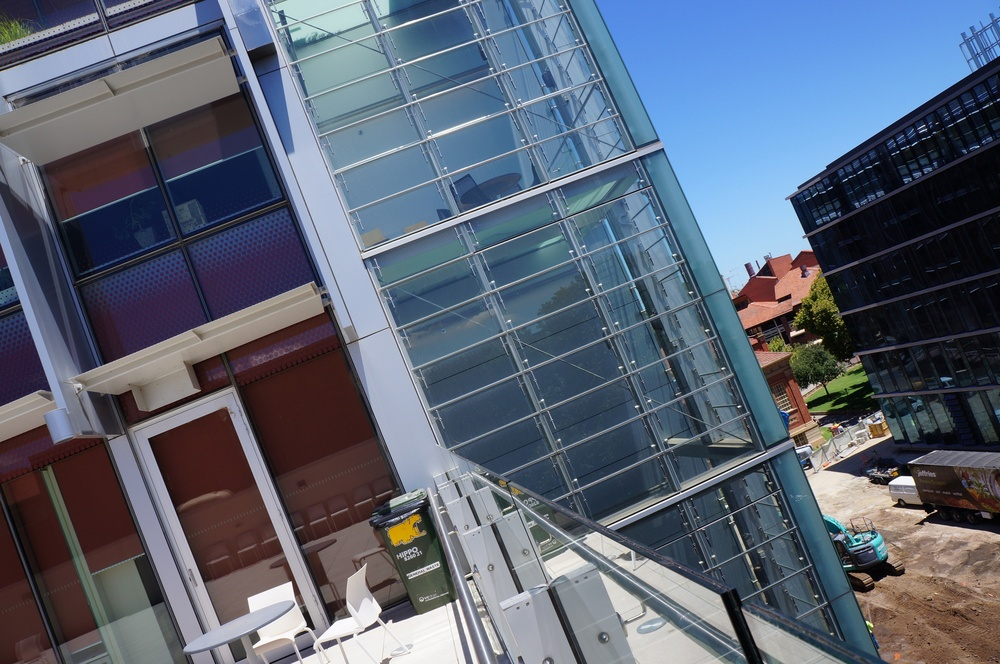
#> input picture input-42-data/APAP-conssite/DSC03002.JPG, 1000 x 664 px, shrunk from 2000 x 1329 before the run
$ python px.py input-42-data/APAP-conssite/DSC03002.JPG
#> lines starting #> are read from the running program, lines starting #| are printed output that depends on the picture
from PIL import Image
import sys

im = Image.open(sys.argv[1])
#> im is the input picture: PIL image 1000x664 RGB; mean R, G, B 91.4, 100.4, 116.2
width = im.size[0]
#> width = 1000
height = im.size[1]
#> height = 664
print ("/* width:%d */"%(width)  )
#| /* width:1000 */
print ("/* height:%d */"%(height)  )
#| /* height:664 */
count = 0

Image.MAX_IMAGE_PIXELS = None

up_list = set()
down_list = set()
rgb_im = im.convert('RGB')
for h in range(0, height):
  for w in range(0, width):
    r, g, b  = im.getpixel((w, h))
    #r, g, b = rgb_im.getpixel((, 1))
    if r <1 and g <1 and b <1:
        if h > height /2 :
            up_list.add(h)
        if h < height /2 :
            down_list.add(h)
#> after the loop, down_list = 1 item; up_list = 1 item
    # for i in range(0,3):
    #   count = (count+1)%16

up_h  = min(up_list)
#> up_h = 516
down_h  = max(down_list)
#> down_h = 173
print(str(up_h)+','+str(down_h))
#| 516,173

#5950,2657
print(im.size)
#| (1000, 664)
#  (x0,y0)   , (x1,y1) 坐标
cropped = im.crop((0, (height-up_h)/2, width, height-down_h))  # (left, upper, right, lower)
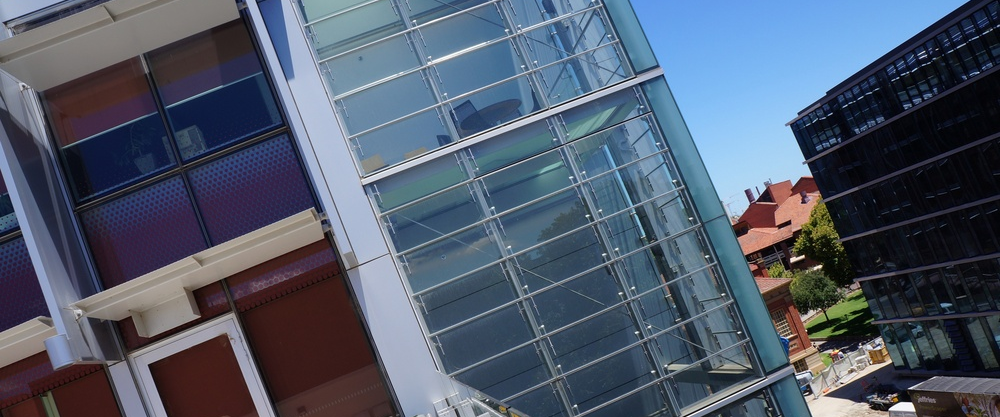
#> cropped: PIL image 1000x417 RGB; mean R, G, B 80.5, 90.9, 108.2
cropped.save("./pil_cut_thor.jpg")

#print(up_list)

$ run again, on input-42-data/APAP-conssite/DSC03006.JPG
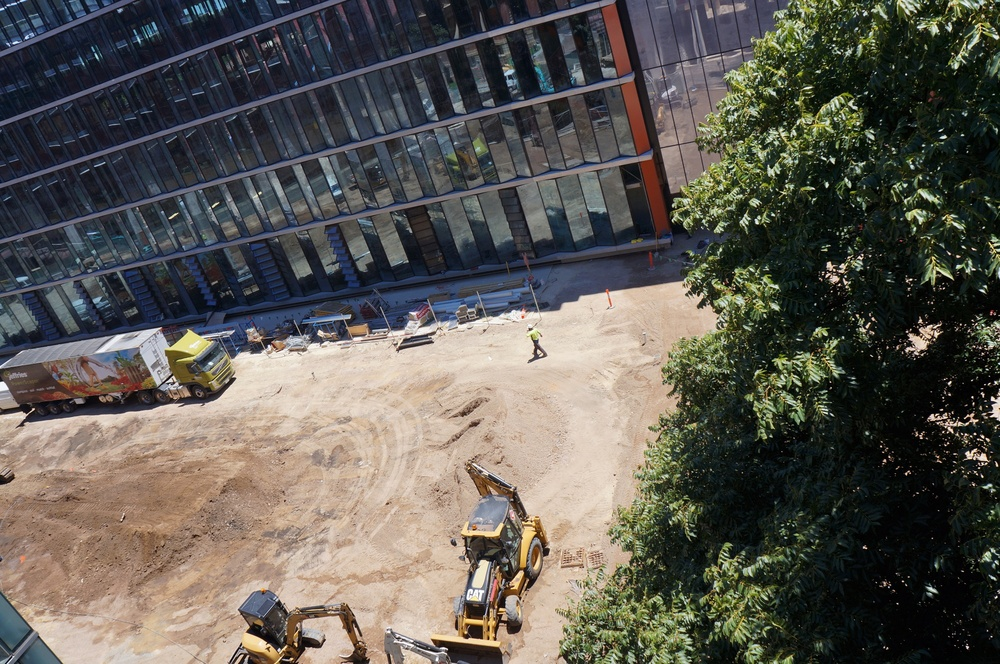
#> input picture input-42-data/APAP-conssite/DSC03006.JPG, 1000 x 664 px, shrunk from 2000 x 1329 before the run
#> im is the input picture: PIL image 1000x664 RGB; mean R, G, B 93.2, 89.8, 83.1
#| /* width:1000 */
#| /* height:664 */
#> after the loop `for h in range(0, height):`: down_list = 15 items; up_list = 174 items
#> up_h = 338
#> down_h = 323
#| 338,323
#| (1000, 664)
#> `cropped = im.crop((0, (height-up_h)/2, width, height-down_h))`:
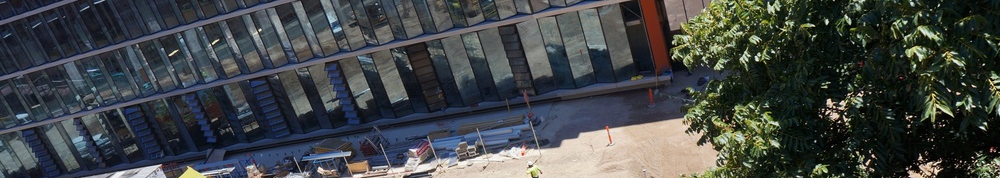
#> cropped: PIL image 1000x178 RGB; mean R, G, B 65.6, 69.8, 70.6
